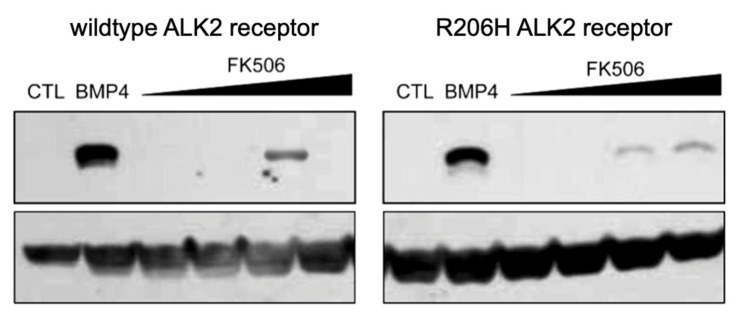
#> input picture examples/alk2_ai_band.jpg, 739 x 318 px
$ python -i region_match.py   (imports and definitions only)
#> lines starting #> are read from the running program, lines starting #| are printed output that depends on the picture; after the words box and inside, x2 and y2 are one past the last pixel; in counts of white or black regions, pixels touching at a corner belong together
#> further down, picture is the input picture: PIL image 739x318 RGB; mean R, G, B 201.5, 201.5, 201.5
"""Find the same image region in two figures, even after cropping, resizing,
re-saving, rotation or a mirror flip.

Used two ways:
  * within one upload (intrapaper duplication): every figure against every other
    figure, e.g. one loading control strip reused under two experiments;
  * against a reference library of published figures (interpaper duplication),
    e.g. a blot panel lifted from an earlier paper.

Method: SIFT keypoints on image content only (text on a white background is
masked out, because labels like "beta-actin" are rendered in the same fonts in
every paper), Lowe's ratio test, then a RANSAC similarity transform. A match is
reported only when many keypoints agree on one geometric transform over a
region of real size. This finds copied pixels, not similar looking experiments.
"""
from __future__ import annotations

import hashlib
import json
from dataclasses import dataclass, field
from pathlib import Path

import cv2
import numpy as np
from PIL import Image

ROOT = Path(__file__).resolve().parents[1]
LIBRARY_DIR = ROOT / "data/real_figures"
CACHE = ROOT / ".cache/reference_index.npz"

# Papers whose figures play the role of "new uploads" in our demos. They are
# left out of the reference library so each demo shows only what it was built
# to show (otherwise every demo figure would trivially match itself).
DEMO_PAPERS = {"PMC10352194", "PMC10755782", "PMC10315040", "PMC10376983"}

MAX_FEATURES = 0          # no cap: a reused panel must not lose its keypoints to the rest of the figure
UPSCALE = 1.0             # SIFT already doubles the image internally
RATIO = 0.75
MIN_INLIERS = 18          # keypoints agreeing on one transform (15 matched identical rotated lane labels)
MIN_SIDE = 24             # px, smallest side of the matched region in both images
MIN_WIDTH = 45            # px; narrow vertical matches are ladder and label columns, not panels

_sift = None


def _detector():
    global _sift
    if _sift is None:
        _sift = cv2.SIFT_create(nfeatures=MAX_FEATURES, contrastThreshold=0.02)
    return _sift


def content_mask(gray: np.ndarray) -> np.ndarray:
    """255 where the figure shows an image (blot, micrograph, photo), 0 on plain
    text and white background. Glyphs are small isolated components; image
    regions are large, filled ones once nearby dark pixels are merged."""
    ink = (gray < 235).astype(np.uint8)
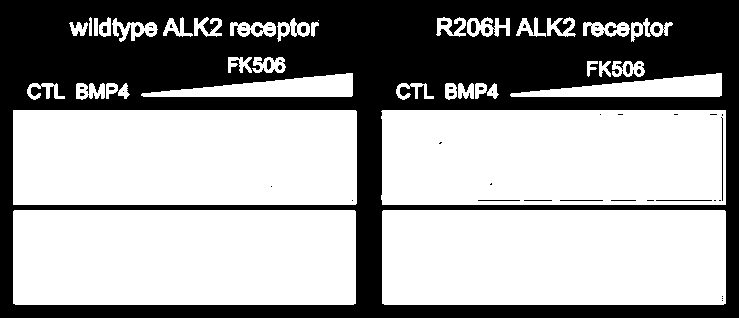
#> ink: shape (318, 739); values 0 (black) and 1 (white), 61.1% white; 59 black regions (39 under 20 px), largest, box (x1, y1, x2, y2) and area: (0, 0, 739, 318) 90340, (721, 117, 723, 201) 84, (656, 200, 712, 201) 56
    merged = cv2.morphologyEx(ink, cv2.MORPH_CLOSE, cv2.getStructuringElement(cv2.MORPH_RECT, (9, 9)))
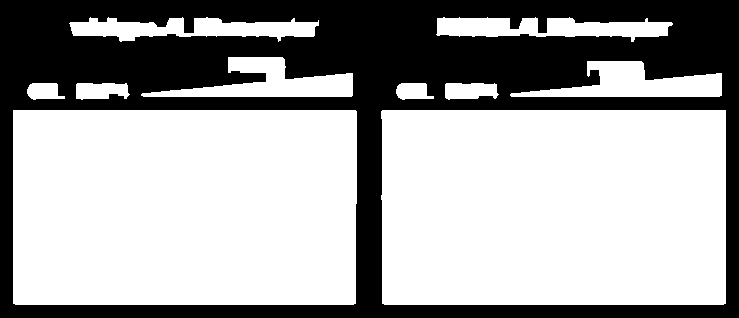
#> merged: shape (318, 739); values 0 (black) and 1 (white), 64.6% white; 1 black region, box (x1, y1, x2, y2) and area: (0, 0, 739, 318) 83148
    n, lab, st, _ = cv2.connectedComponentsWithStats(merged, 8)
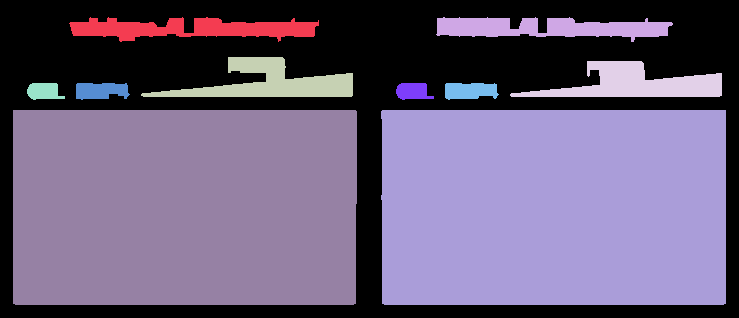
#> lab: shape (318, 739) int32; 11 distinct labels, from 0 to 10; one colour per label, 0 black
#> n = 11; st = [[0, 0, 739, 318, 83148], [69, 17, 250, 25, 3657], [436, 17, 237, 25, 3621], [141, 57, 212, 40, 3971], [510, 61, 212, 36, 4031], [27, 83, 38, 17, 494], [76, 83, 54, 17, 751], [396, 83, 38, 17, 496], [445, 83, 54, 17, 770], [13, 110, 344, 195, 66974], [381, 110, 345, 195, 67089]]
    mask = np.zeros_like(gray, np.uint8)
    for i in range(1, n):
        x, y, w, h, area = st[i]
        if w < 30 or h < 16 or area < 1500:
            continue
        box = gray[y:y + h, x:x + w]
        filled = area / float(w * h)
        # Text lines merge into thin, sparse components; images are filled or textured.
        if filled < 0.45 and float(box.std()) < 40:
            continue
        mask[lab == i] = 255
#> this loop made 10 passes
#> (x, y, w, h, area, filled) on passes 1, 2, 3, 4, 9, 10: (69, 17, 250, 25, 3657, 0.585), (436, 17, 237, 25, 3621, 0.611), (141, 57, 212, 40, 3971, 0.468), (510, 61, 212, 36, 4031, 0.528), (13, 110, 344, 195, 66974, 0.998), (381, 110, 345, 195, 67089, 0.997)
#> pass 1, in content_mask, `box = gray[y:y + h, x:x + w]`:
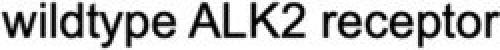
#> box: shape (25, 250) (shown 2 times larger); min 0, max 255, mean 191.8
#> pass 3, in content_mask, `box = gray[y:y + h, x:x + w]`:
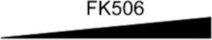
#> box: shape (40, 212); min 0, max 255, mean 173.8
#> after the loop:
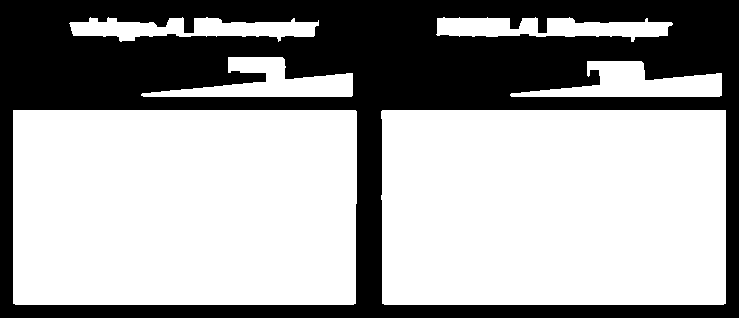
#> mask: shape (318, 739); 63.5% white; 1 black region, box (x1, y1, x2, y2) and area: (0, 0, 739, 318) 85659
    return cv2.dilate(mask, np.ones((5, 5), np.uint8))
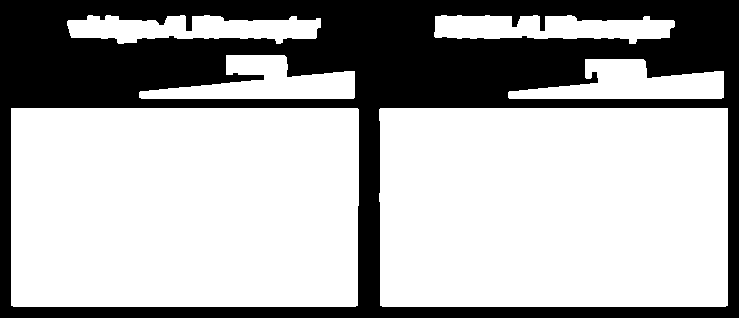
#> returned value: shape (318, 739); 67.5% white; 1 black region, box (x1, y1, x2, y2) and area: (0, 0, 739, 318) 76391


@dataclass
class Features:
    pts: np.ndarray            # (n, 2) keypoint xy in the figure's own pixels
    desc: np.ndarray           # (n, 128) float32
    size: tuple[int, int]      # (width, height)
    gray: np.ndarray | None = None
    flipped_pts: np.ndarray = field(default_factory=lambda: np.zeros((0, 2), np.float32))
    flipped_desc: np.ndarray = field(default_factory=lambda: np.zeros((0, 128), np.float32))


def features(image: Image.Image, with_flip: bool = False) -> Features:
    gray0 = np.asarray(image.convert("L"))
    mask = content_mask(gray0)
    gray = cv2.resize(gray0, None, fx=UPSCALE, fy=UPSCALE, interpolation=cv2.INTER_CUBIC) if UPSCALE != 1 else gray0
    mask = cv2.resize(mask, (gray.shape[1], gray.shape[0]), interpolation=cv2.INTER_NEAREST) if UPSCALE != 1 else mask
    kp, desc = _detector().detectAndCompute(gray, mask)
#> kp = 586 keypoints; strongest (x, y, size): (340, 85, 16.5), (709, 85, 16.4), (171, 26, 2.5), (524, 26, 2.5)
    pts = np.array([k.pt for k in kp], np.float32).reshape(-1, 2) / UPSCALE
#> pts = 586 pairs, first value 14.58 to 723.8, second value 19.5 to 302.4
    desc = desc if desc is not None else np.zeros((0, 128), np.float32)
    f = Features(pts, desc.astype(np.float32), (gray0.shape[1], gray0.shape[0]), gray0)
    if with_flip:
        g2 = np.ascontiguousarray(gray[:, ::-1])
        kp2, d2 = _detector().detectAndCompute(g2, np.ascontiguousarray(mask[:, ::-1]))
        # Kept in the mirrored image's coordinates (a similarity transform cannot
        # model a reflection); match() maps the box back.
        f.flipped_pts = np.array([k.pt for k in kp2], np.float32).reshape(-1, 2) / UPSCALE
        f.flipped_desc = (d2 if d2 is not None else np.zeros((0, 128), np.float32)).astype(np.float32)
    return f


# [42 lines left out: functions _ratio_matches, _verify, not called in this run]


MIN_AGREEMENT = 0.90   # content pixels must agree once aligned; same-template charts reached 0.87, real copies 0.99


# [62 lines left out: functions pixel_agreement, match, _pad, within_upload, not called in this run]


# ---------------------------------------------------------------- library ----

@dataclass
class Library:
    entries: list[dict]        # metadata per figure
    pts: list[np.ndarray]
    desc: list[np.ndarray]
    sizes: list[tuple[int, int]]
    all_desc: np.ndarray       # stacked descriptors for one nearest-neighbour index
    owner: np.ndarray          # figure index of each stacked descriptor
    flann: object = None


# [13 lines left out: functions _library_files, _fingerprint, not called in this run]


_library: Library | None = None


# [65 lines left out: functions library, against_library, not called in this run]


def library_size() -> dict:
    lib = library()
    return {"figures": len(lib.entries), "papers": len({e.get("pmcid") for e in lib.entries})}

>>> from PIL import Image
>>> picture = Image.open('../examples/alk2_ai_band.jpg')
>>> result = features(picture)
